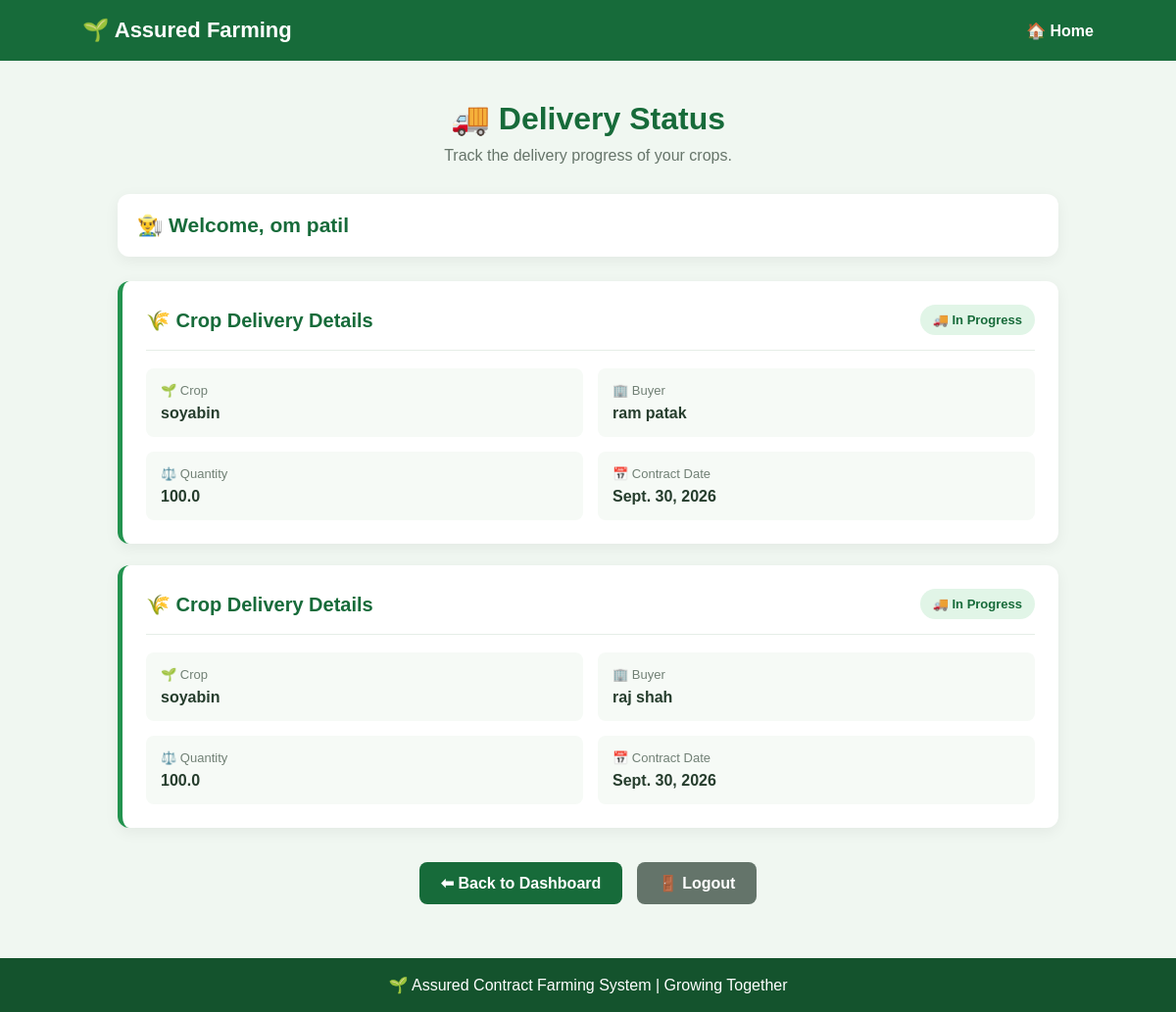
Screenshot of /farmer/delivery/ (signed in) with the database file from the repository.
### farming/models.py (models this page shows, shortened)
class Farmer(models.Model):
    name = models.CharField(max_length=100)
    mobile = models.CharField(max_length=15)
    village = models.CharField(max_length=100)
    crop = models.CharField(max_length=100)
    password = models.CharField(max_length=100)

class Contract(models.Model):
    farmer = models.ForeignKey(Farmer, on_delete=models.CASCADE)
    buyer = models.ForeignKey(Buyer, on_delete=models.CASCADE)
    crop = models.CharField(max_length=100)
    quantity = models.FloatField()
    price = models.FloatField()
    contract_date = models.DateField()
    delivery_status = models.CharField(max_length=20, default='Pending')
    payment_status = models.CharField(max_length=20, default='Pending')

class Buyer(models.Model):
    name = models.CharField(max_length=100)
    mobile = models.CharField(max_length=15)
    company = models.CharField(max_length=100)
    location = models.CharField(max_length=100)
    password = models.CharField(max_length=100)

### farming/views.py (the view)
# urls.py: path('farmer/delivery/', views.farmer_delivery, name='farmer_delivery'),
def farmer_delivery(request):
    farmer_id = request.session.get('farmer_id')
    if farmer_id:
        farmer = Farmer.objects.get(id=farmer_id)
        contracts = Contract.objects.filter(
            farmer=farmer
        )
        return render(request, 'farmer_delivery.html', {
            'farmer': farmer,
            'contracts': contracts
        })
    return render(request, 'farmer_login.html', {
        'error': 'Please login first!'
    })

### farming/templates/farmer_delivery.html (shortened to what this page needs)
<!DOCTYPE html>
<html lang="en">
<head>
</head>
<body>
    <nav>
        <h2>🌱 Assured Farming</h2>
        <a href="/">🏠 Home</a>
    </nav>
    <div class="container">
        <div class="heading">
            <h1>🚚 Delivery Status</h1>
            <p>Track the delivery progress of your crops.</p>
        </div>
        <div class="welcome">
            <h2>👨‍🌾 Welcome, {{ farmer.name }}</h2>
        </div>
        {% for contract in contracts %}
            <div class="delivery">
                <div class="delivery-title">
                    <h2>🌾 Crop Delivery Details</h2>
                    <span class="status">
                        🚚 {{ contract.delivery_status }}
                    </span>
                </div>
                <div class="details">
                    <div class="detail">
                        <small>🌱 Crop</small>
                        <p>{{ contract.crop }}</p>
                    </div>
                    <div class="detail">
                        <small>🏢 Buyer</small>
                        <p>{{ contract.buyer.name }}</p>
                    </div>
                    <div class="detail">
                        <small>⚖️ Quantity</small>
                        <p>{{ contract.quantity }}</p>
                    </div>
                    <div class="detail">
                        <small>📅 Contract Date</small>
                        <p>{{ contract.contract_date }}</p>
                    </div>
                </div>
            </div>
        {% empty %}
            <div class="empty">
                <h2>📦 No Deliveries Available</h2>
                <p>You don't have any contracts available for delivery tracking.</p>
            </div>
        {% endfor %}
        <div class="buttons">
            <a href="/farmer/dashboard/" class="btn">
                ⬅ Back to Dashboard
            </a>
            <a href="/farmer/logout/" class="btn logout">
                🚪 Logout
            </a>
        </div>
    </div>
    <footer>
        🌱 Assured Contract Farming System | Growing Together
    </footer>
</body>
</html>

### farming/templates/farmer_delivery.html (style rules this page uses)
* { margin: 0; padding: 0; box-sizing: border-box; font-family: Arial, sans-serif; }
body { background: #f0f7f1; color: #263d2d; }
nav { background: #176b3a; color: white; padding: 18px 7%; display: flex; justify-content: space-between; align-items: center; }
nav h2 { font-size: 22px; }
nav a { color: white; text-decoration: none; font-weight: bold; }
.container { max-width: 1000px; margin: 40px auto; padding: 0 20px; }
.heading { text-align: center; margin-bottom: 30px; }
.heading h1 { color: #176b3a; font-size: 32px; margin-bottom: 10px; }
.heading p { color: #66756a; }
.welcome { background: white; padding: 20px; border-radius: 12px; margin-bottom: 25px; box-shadow: 0 4px 15px rgba(0,0,0,0.06); }
.welcome h2 { color: #176b3a; font-size: 21px; }
.delivery { background: white; border-left: 5px solid #23934f; padding: 24px; margin-bottom: 22px; border-radius: 12px; box-shadow: 0 4px 15px rgba(0,0,0,0.06); }
.delivery-title { display: flex; justify-content: space-between; align-items: center; gap: 10px; flex-wrap: wrap; padding-bottom: 15px; margin-bottom: 18px; border-bottom: 1px solid #e5eee7; }
.delivery-title h2 { color: #176b3a; font-size: 20px; }
.status { display: inline-block; background: #e1f5e7; color: #176b3a; padding: 8px 13px; border-radius: 20px; font-size: 13px; font-weight: bold; }
.details { display: grid; grid-template-columns: repeat(2, 1fr); gap: 15px; }
.detail { background: #f6faf6; padding: 15px; border-radius: 8px; }
.detail small { display: block; color: #718075; margin-bottom: 7px; font-size: 13px; }
.detail p { color: #263d2d; font-size: 16px; font-weight: bold; overflow-wrap: anywhere; }
.buttons { text-align: center; margin-top: 30px; }
.btn { display: inline-block; background: #176b3a; color: white; text-decoration: none; padding: 12px 22px; margin: 5px; border-radius: 8px; font-weight: bold; transition: 0.3s; }
.logout { background: #64746a; }
footer { background: #14532d; color: white; text-align: center; padding: 18px; margin-top: 50px; }

### rows the page displays
Farmer: name "om patil"
Contract: delivery_status "In Progress", crop "soyabin", buyer.name "ram patak", quantity "100.0", contract_date "Sept. 30, 2026"
Contract: delivery_status "In Progress", crop "soyabin", buyer.name "raj shah", quantity "100.0", contract_date "Sept. 30, 2026"
